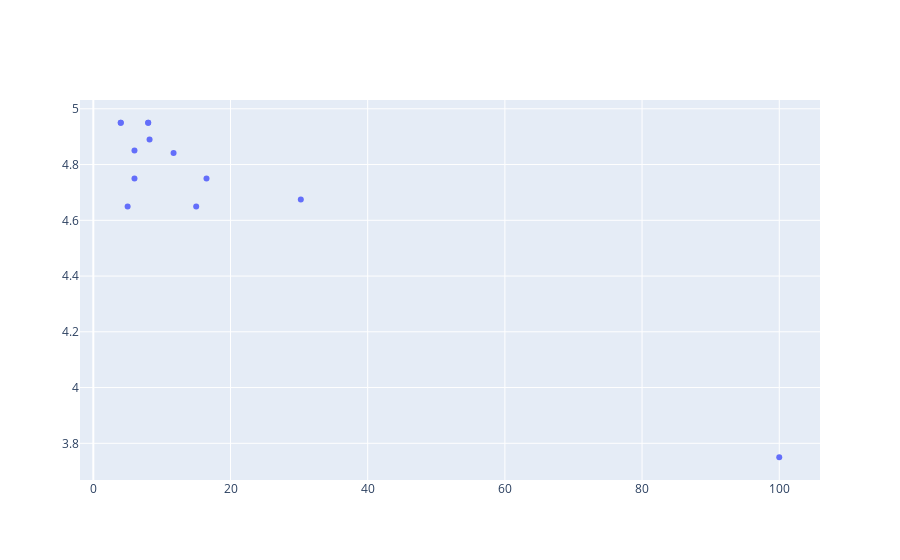

Notebook code cell kept with this figure:
### Code cell
fig = go.Figure()
fig.add_trace(go.Scatter(x=data3["Quantity"], y=data3["UnitPrice"],
                    mode='markers',
                    name='Quantity'))
fig.show()

### Figure 1 — Plotly figure (JSON) as saved in the notebook; plotly's stock layout.template omitted (floating-point values rounded to 4 significant figures)
{"data": [{"mode": "markers", "name": "Quantity", "type": "scatter", "x": [30.25, 8, 4, 5, 16.5, 4, 8.2, 6, 100, 15, 6, 8, 11.7], "y": [4.675, 4.95, 4.95, 4.65, 4.75, 4.95, 4.89, 4.85, 3.75, 4.65, 4.75, 4.95, 4.841]}], "layout": {}}
